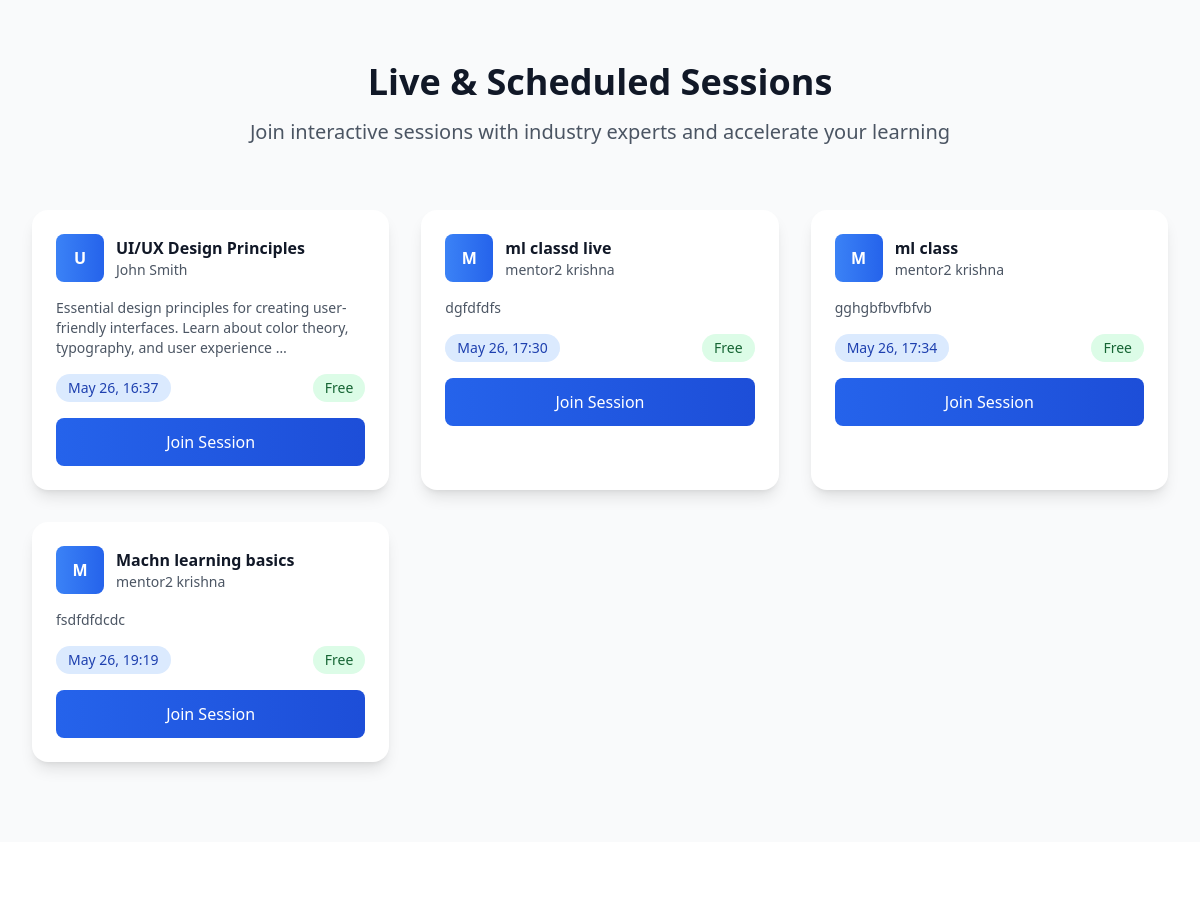
The app's page / (middle part), older data.
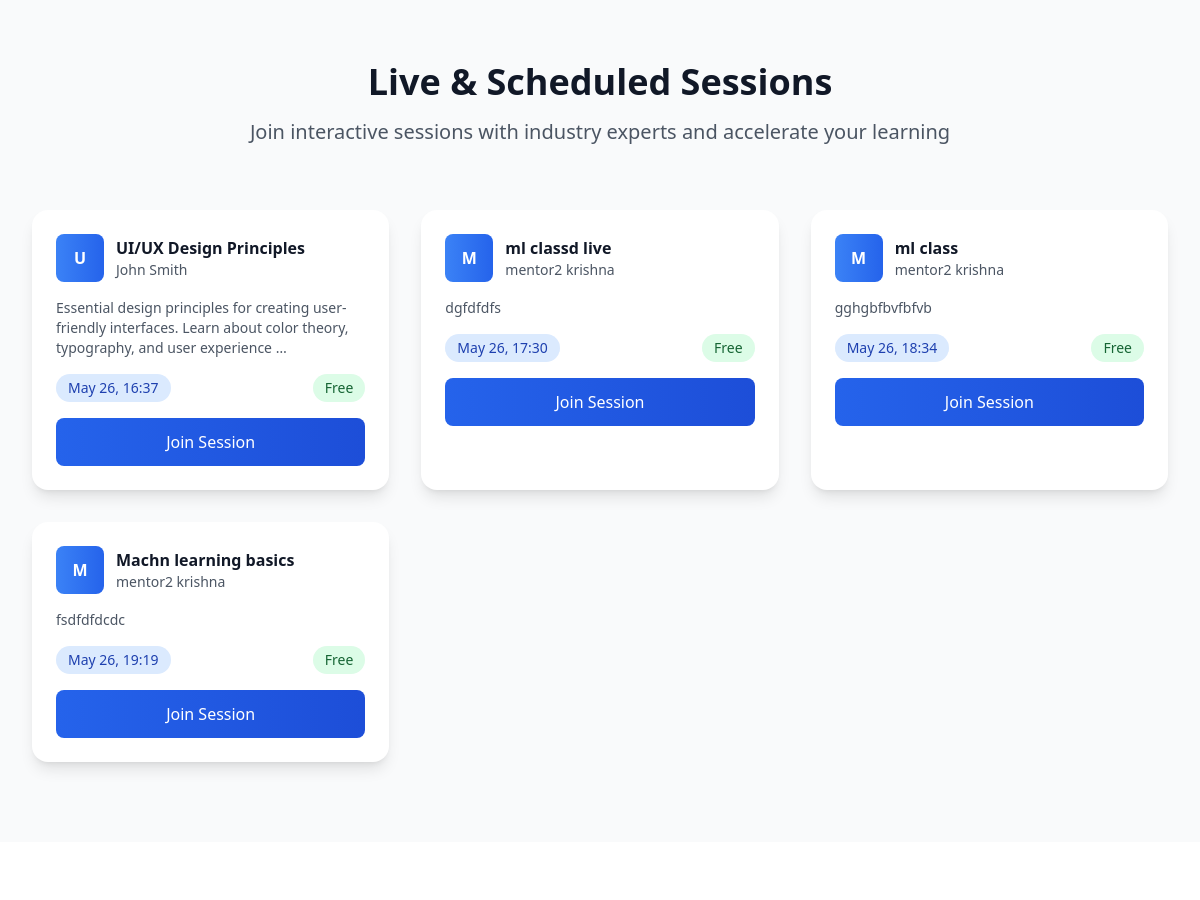
The same page, newer data.
### sessions/models.py (models this page shows, shortened)
class Session(models.Model):
    STATUS_CHOICES = [
        ('draft', 'Draft'),
        ('scheduled', 'Scheduled'),
        ('live', 'Live'),
        ('completed', 'Completed'),
        ('cancelled', 'Cancelled'),
    ]
    CATEGORY_CHOICES = [
        ('programming', 'Programming & Development'),
        ('data-science', 'Data Science & Analytics'),
        ('web-development', 'Web Development'),
        ('mobile-development', 'Mobile Development'),
        ('ai-ml', 'AI & Machine Learning'),
        ('design', 'UI/UX Design'),
        ('business', 'Business & Marketing'),
        ('language', 'Language Learning'),
        ('music', 'Music & Arts'),
        ('fitness', 'Health & Fitness'),
        ('other', 'Other'),
    ]
    id = models.UUIDField(primary_key=True, default=uuid.uuid4, editable=False)
    mentor = models.ForeignKey(User, on_delete=models.CASCADE, related_name='mentor_sessions')
    title = models.CharField(max_length=200)
    description = models.TextField()
    thumbnail = models.ImageField(upload_to='session_thumbnails/', blank=True, null=True, help_text="Session cover image")
    category = models.CharField(max_length=50, choices=CATEGORY_CHOICES, blank=True, help_text="Session category for recommendations")
    skills = models.TextField(blank=True, help_text="Comma-separated skills for ML matching")
    price = models.DecimalField(max_digits=8, decimal_places=2, null=True, blank=True, help_text="Price in INR, null for free sessions")
    schedule = models.DateTimeField()
    duration = models.IntegerField(help_text="Duration in minutes")
    max_participants = models.IntegerField(default=10)
    status = models.CharField(max_length=20, choices=STATUS_CHOICES, default='draft')
    created_at = models.DateTimeField(auto_now_add=True)
    updated_at = models.DateTimeField(auto_now=True)
    class Meta:
        ordering = ['-schedule']

### users/models.py (models this page shows, shortened)
class User(AbstractUser):
    ROLE_CHOICES = [
        ('mentor', 'Mentor'),
        ('learner', 'Learner'),
    ]
    id = models.UUIDField(primary_key=True, default=uuid.uuid4, editable=False)
    role = models.CharField(max_length=10, choices=ROLE_CHOICES, default='learner')
    bio = models.TextField(blank=True, null=True)
    skills = models.CharField(max_length=500, blank=True, help_text="Comma-separated skills for recommendation matching")
    interests = models.CharField(max_length=500, blank=True, help_text="Learning interests for AI recommendations")
    domain = models.CharField(max_length=100, blank=True, help_text="Learning domain/field")
    expertise = models.CharField(max_length=100, blank=True, help_text="Primary domain/area of expertise")
    career_goals = models.TextField(blank=True, help_text="Career aspirations for AI guidance")
    profile_image = models.ImageField(upload_to='profiles/', blank=True, null=True)
    created_at = models.DateTimeField(auto_now_add=True)
    updated_at = models.DateTimeField(auto_now=True)

### users/views.py (the view)
# urls.py: path('', views.landing_page, name='landing'),
def landing_page(request):
    now = timezone.now()
    featured_sessions = Session.objects.filter(
        schedule__gte=now,
        status='scheduled',
        mentor__isnull=False
    ).select_related('mentor').distinct().order_by('schedule')[:6]
    featured_mentors = User.objects.filter(
        role='mentor',
        first_name__isnull=False,
        last_name__isnull=False
    ).exclude(
        first_name='',
        last_name=''
    ).distinct()[:8]
    context = {
        'featured_sessions': featured_sessions,
        'featured_mentors': featured_mentors,
    }
    return render(request, 'landing_page.html', context)

### templates/landing_page.html (shortened to what this page needs)
<!DOCTYPE html>
<html lang="en">
<head>
    <script src="https://cdn.tailwindcss.com"></script>
</head>
<body class="bg-white">
    <section id="sessions" class="py-20 bg-gray-50">
        <div class="max-w-7xl mx-auto px-4 sm:px-6 lg:px-8">
            <div class="text-center mb-16">
                <h2 class="text-4xl font-bold text-gray-900 mb-4">Live & Scheduled Sessions</h2>
                <p class="text-xl text-gray-600 max-w-3xl mx-auto">Join interactive sessions with industry experts and accelerate your learning</p>
            </div>
            <div class="hidden md:grid grid-cols-2 lg:grid-cols-3 gap-8">
                {% for session in featured_sessions %}
                <div class="bg-white rounded-2xl shadow-lg card-hover overflow-hidden">
                    <div class="p-6">
                        <div class="flex items-center space-x-3 mb-4">
                            <div class="w-12 h-12 bg-gradient-to-r from-blue-500 to-blue-600 rounded-lg flex items-center justify-center text-white font-bold">
                                {{ session.title|first|upper }}
                            </div>
                            <div>
                                <h3 class="font-bold text-gray-900">{{ session.title }}</h3>
                                <p class="text-sm text-gray-600">{{ session.mentor.first_name }} {{ session.mentor.last_name }}</p>
                            </div>
                        </div>
                        <p class="text-gray-600 mb-4 text-sm">{{ session.description|truncatewords:15 }}</p>
                        <div class="flex items-center justify-between mb-4">
                            <span class="bg-blue-100 text-blue-800 px-3 py-1 rounded-full text-sm font-medium">
                                {{ session.schedule|date:"M d, H:i" }}
                            </span>
                            {% if session.price > 0 %}
                                <span class="font-bold text-gray-900">₹{{ session.price }}</span>
                            {% else %}
                                <span class="bg-green-100 text-green-800 px-3 py-1 rounded-full text-sm font-medium">Free</span>
                            {% endif %}
                        </div>
                        <a href="{% url 'register' %}"
                           class="w-full bg-gradient-to-r from-blue-600 to-blue-700 text-white py-3 px-4 rounded-lg font-medium hover:from-blue-700 hover:to-blue-800 transition-all text-center block">
                            Join Session
                        </a>
                    </div>
                </div>
                {% endfor %}
            </div>
            </div>
    </section>
    <section id="features" class="py-20 bg-white">
    </section>
</body>
</html>

Row changes from the older to the newer data that the page shows:
changed Session "ml class": schedule "May 26, 17:34" → "May 26, 18:34"
